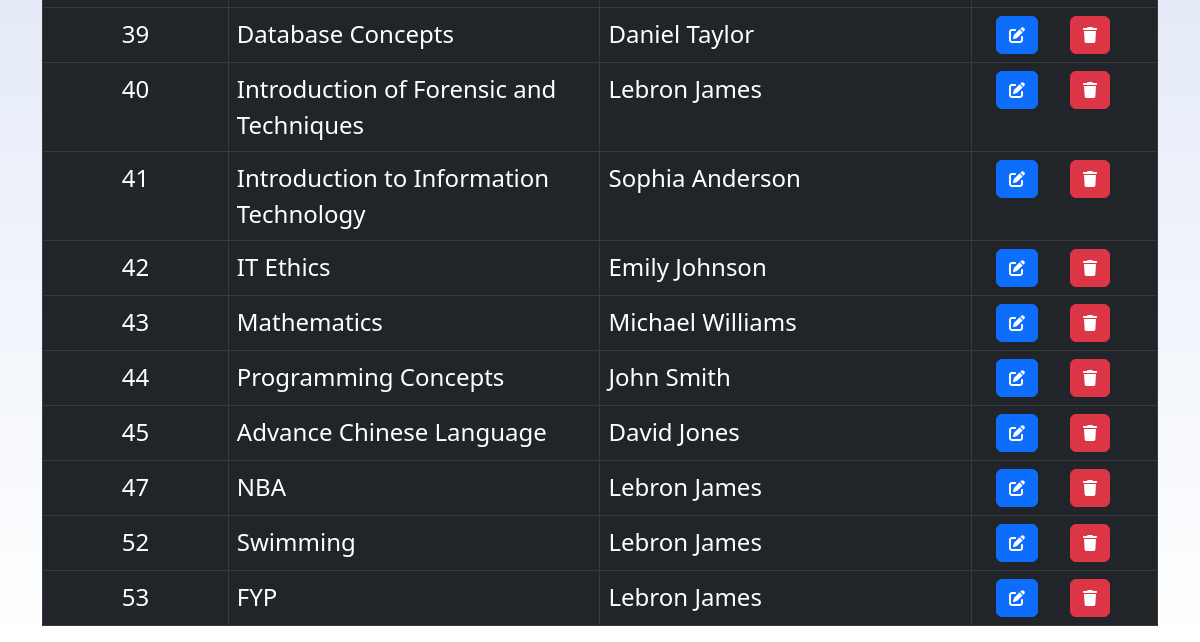
Before: /admin/course_read.php (signed in, lower part) with the older database file.
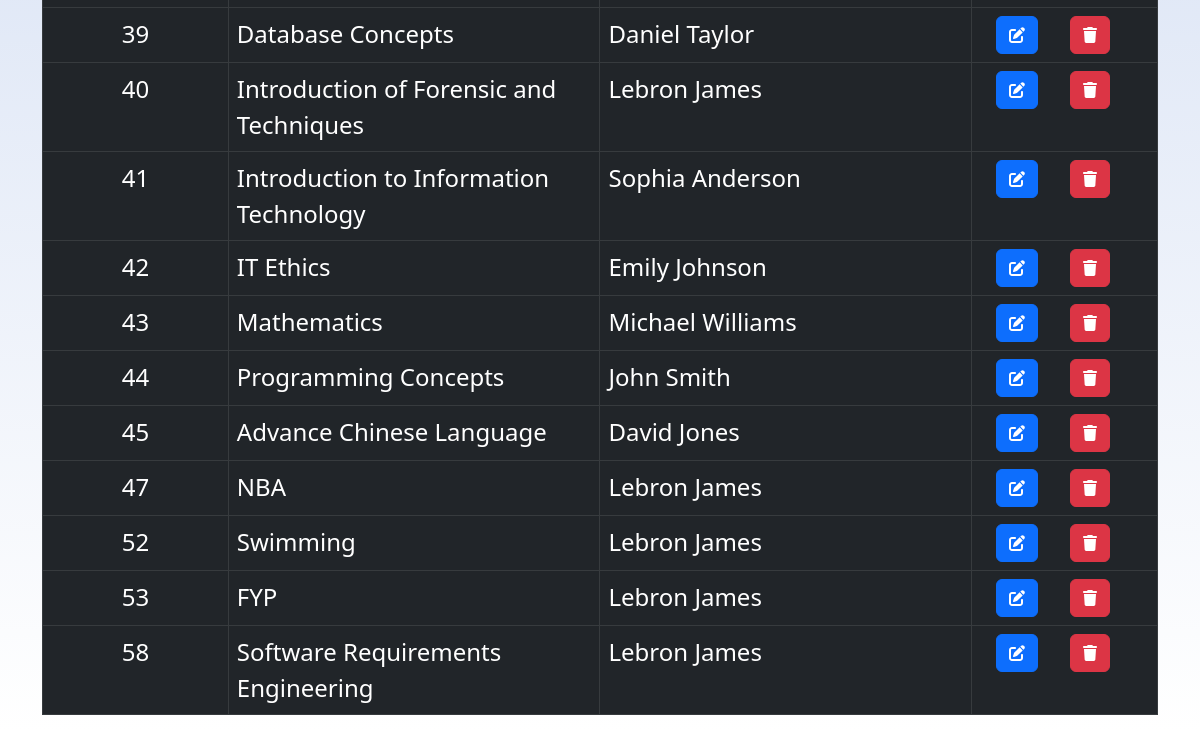
After: the same page with the newer database file.
### tables this page shows
CREATE TABLE IF NOT EXISTS `course` (
  `course_id` int(255) NOT NULL AUTO_INCREMENT,
  `course_name` varchar(128) NOT NULL,
  `lecture_id` int(255) DEFAULT NULL,
  PRIMARY KEY (`course_id`),
  KEY `lecture_id` (`lecture_id`)
);

CREATE TABLE IF NOT EXISTS `lecture` (
  `lecture_id` int(255) NOT NULL AUTO_INCREMENT,
  `lecture_firstname` text NOT NULL,
  `lecture_lastname` text NOT NULL,
  `lecture_password` varchar(50) NOT NULL,
  `lecture_email` varchar(128) NOT NULL,
  `lecture_phone` varchar(11) NOT NULL,
  `lecture_gender` varchar(30) NOT NULL,
  `user_type` varchar(50) NOT NULL,
  `lecture_entrytime` timestamp NOT NULL DEFAULT CURRENT_TIMESTAMP,
  PRIMARY KEY (`lecture_id`)
);

### admin/course_read.php (the view, shortened to what this page needs)
<!DOCTYPE HTML>
<html>
<head>
    <link href="https://cdn.jsdelivr.net/npm/bootstrap@5.2.2/dist/css/bootstrap.min.css" rel="stylesheet">
    <link href="../css/filtertable.css" rel="stylesheet" />
    <link href="../css/background.css" rel="stylesheet" />
</head>
<body>
    <div class="container-fluid px-0">
        <div class="container my-3">
            <?php
            include '../config/database.php';
            $query = "SELECT * FROM course INNER JOIN lecture ON course.lecture_id = lecture.lecture_id ORDER BY course_id;";
            $stmt = $con->prepare($query);
            $stmt->execute();
            echo "<table class='table table-hover table-dark table-responsive table-bordered' id='myTable'>";
            while ($row = $stmt->fetch(PDO::FETCH_ASSOC)) {
                extract($row);
                echo "<tr>";
                echo "<td class='col-2 text-center fs-4'>{$course_id}</td>";
                echo "<td class='col-4 text-break fs-4'>{$course_name}</td>";
                echo "<td class='col-4 text-break fs-4'>{$lecture_firstname} {$lecture_lastname}</td>";
                echo "<td class='col-2'>";
                echo "<a href='course_update.php?course_id={$course_id}' class='btn btn-primary m-r-1em mx-3'><i class='fa-solid fa-pen-to-square'></i></a>";
                echo "<a href='#' onclick='delete_course({$course_id});' class='btn btn-danger mx-3'><i class='fa-solid fa-trash'></a>";
                echo "</td>";
                echo "</tr>";
            }
            echo "</table>";
            ?>
        </div>
    </div>
</body>
</html>

Changed rows visible on the page:
added course: course_id "58", course_name "Software Requirements Engineering", lecture.lecture_firstname "Lebron", lecture.lecture_lastname "James"
